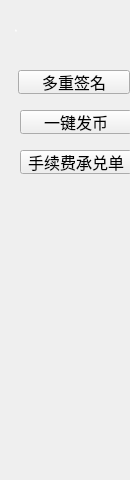
<?xml version="1.0" encoding="UTF-8"?>
<ui version="4.0">
 <class>FunctionAdvanceWidget</class>
 <widget class="QWidget" name="FunctionAdvanceWidget">
  <property name="geometry">
   <rect>
    <x>0</x>
    <y>0</y>
    <width>130</width>
    <height>480</height>
   </rect>
  </property>
  <property name="font">
   <font>
    <pointsize>12</pointsize>
   </font>
  </property>
  <property name="windowTitle">
   <string>Form</string>
  </property>
  <widget class="QLabel" name="label">
   <property name="geometry">
    <rect>
     <x>0</x>
     <y>0</y>
     <width>120</width>
     <height>60</height>
    </rect>
   </property>
   <property name="font">
    <font>
     <family>微软雅黑</family>
     <pointsize>-1</pointsize>
     <weight>75</weight>
     <italic>false</italic>
     <bold>true</bold>
    </font>
   </property>
   <property name="styleSheet">
    <string notr="true">color: white;
font: bold 13px &quot;微软雅黑&quot;;
padding-left: 15px;</string>
   </property>
   <property name="text">
    <string>高级</string>
   </property>
   <property name="alignment">
    <set>Qt::AlignLeading|Qt::AlignLeft|Qt::AlignVCenter</set>
   </property>
  </widget>
  <widget class="QPushButton" name="pushButton_multiSig">
   <property name="geometry">
    <rect>
     <x>18</x>
     <y>70</y>
     <width>112</width>
     <height>24</height>
    </rect>
   </property>
   <property name="minimumSize">
    <size>
     <width>112</width>
     <height>24</height>
    </size>
   </property>
   <property name="maximumSize">
    <size>
     <width>120</width>
     <height>30</height>
    </size>
   </property>
   <property name="text">
    <string>多重签名</string>
   </property>
  </widget>
  <widget class="QPushButton" name="pushButton_poundage">
   <property name="geometry">
    <rect>
     <x>20</x>
     <y>150</y>
     <width>112</width>
     <height>24</height>
    </rect>
   </property>
   <property name="minimumSize">
    <size>
     <width>112</width>
     <height>24</height>
    </size>
   </property>
   <property name="maximumSize">
    <size>
     <width>120</width>
     <height>30</height>
    </size>
   </property>
   <property name="text">
    <string>手续费承兑单</string>
   </property>
  </widget>
  <widget class="QPushButton" name="pushButton_issueAsset">
   <property name="geometry">
    <rect>
     <x>20</x>
     <y>110</y>
     <width>112</width>
     <height>24</height>
    </rect>
   </property>
   <property name="minimumSize">
    <size>
     <width>112</width>
     <height>24</height>
    </size>
   </property>
   <property name="maximumSize">
    <size>
     <width>120</width>
     <height>30</height>
    </size>
   </property>
   <property name="text">
    <string>一键发币</string>
   </property>
  </widget>
 </widget>
 <resources/>
 <connections/>
</ui>
